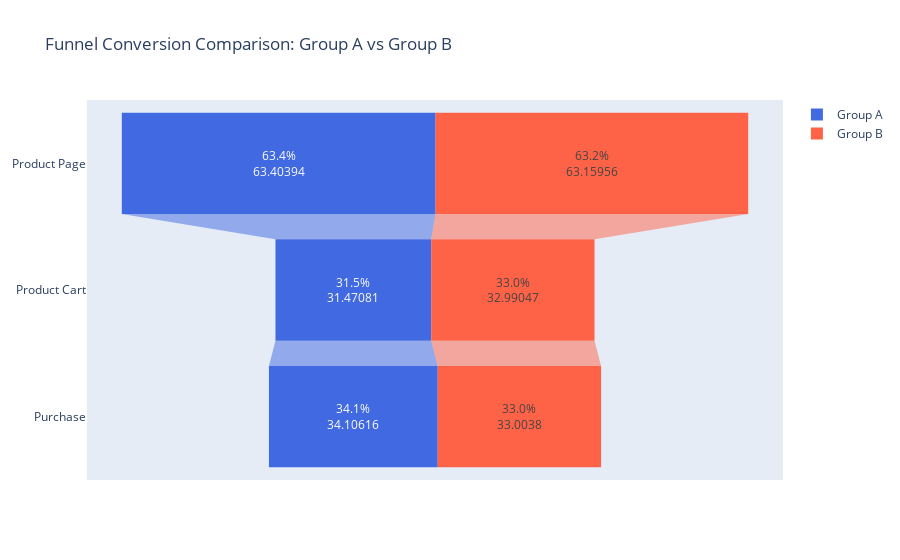

Notebook code for this chart:
### Code cell
# Nombres de las etapas del embudo
stages = ['Product Page', 'Product Cart', 'Purchase']

# Tasas de conversión reales 
group_a_rates = [
    group_a_conversion_page * 100,
    group_a_conversion_cart * 100,
    group_a_conversion_purchase * 100
]

group_b_rates = [
    group_b_conversion_page * 100,
    group_b_conversion_cart * 100,
    group_b_conversion_purchase * 100
]

# Crear gráfico tipo funnel apilado
fig = go.Figure()

fig.add_trace(go.Funnel(
    name='Group A',
    orientation='h',
    y=stages,
    x=group_a_rates,
    text=[f'{v:.1f}%' for v in group_a_rates],
    textposition='inside',
    marker={"color": "royalblue"}
))

fig.add_trace(go.Funnel(
    name='Group B',
    orientation='h',
    y=stages,
    x=group_b_rates,
    text=[f'{v:.1f}%' for v in group_b_rates],
    textposition='inside',
    marker={"color": "tomato"}
))

fig.update_layout(
    title='Funnel Conversion Comparison: Group A vs Group B',
    funnelmode='stack'  
)

fig.show()

### Figure 1 — Plotly figure (JSON) as saved in the notebook; plotly's stock layout.template omitted (floating-point values rounded to 4 significant figures)
{"data": [{"marker": {"color": "royalblue"}, "name": "Group A", "orientation": "h", "text": ["63.4%", "31.5%", "34.1%"], "textposition": "inside", "type": "funnel", "x": [63.4, 31.47, 34.11], "y": ["Product Page", "Product Cart", "Purchase"]}, {"marker": {"color": "tomato"}, "name": "Group B", "orientation": "h", "text": ["63.2%", "33.0%", "33.0%"], "textposition": "inside", "type": "funnel", "x": [63.16, 32.99, 33.0], "y": ["Product Page", "Product Cart", "Purchase"]}], "layout": {"funnelmode": "stack", "title": {"text": "Funnel Conversion Comparison: Group A vs Group B"}}}
